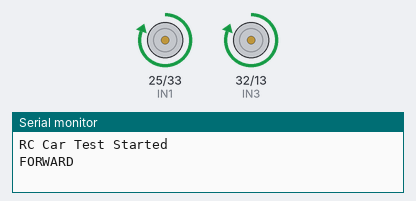
Bench run of a sketch on a simulated ESP32. Shown: motor-driver pin pairs drawn as motors (green arrow = first pin HIGH = forward, orange = second pin HIGH = backward, longer = more drive, scaled by the enable pin), the last lines printed to the serial monitor.

Above: at 1.0 s.
At 4.0 s:
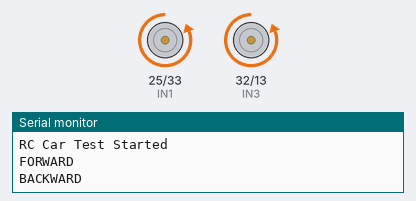
At 7.0 s:
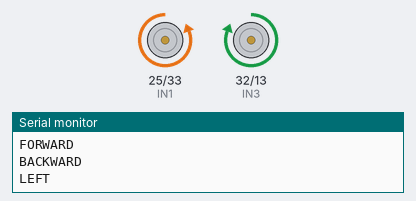
At 12.0 s:
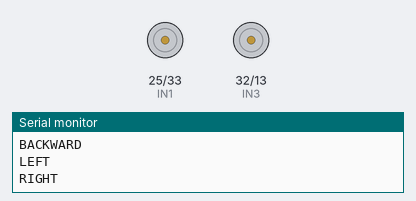
Timing chart, 0 to 16.9 s (numbered marks = the images above):
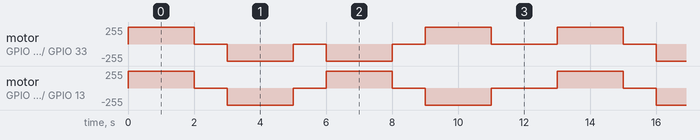

Measured:
- by itself, motor on GPIO 25 (IN1) / GPIO 33 (IN2): repeats every 13.0 s: 2 × (stopped 1.0 s, backward 255/255 2.0 s), stopped 1.0 s, forward 255/255 2.0 s, stopped 2.0 s, forward 255/255 2.0 s
- by itself, motor on GPIO 32 (IN3) / GPIO 13 (IN4): repeats every 13.0 s: stopped 1.0 s, backward 255/255 2.0 s, stopped 1.0 s, forward 255/255 2.0 s, stopped 1.0 s, backward 255/255 2.0 s, stopped 2.0 s, forward 255/255 2.0 s

The sketch:

motor_test.ino
```cpp
//======================================
// ESP32 + L298N RC Car Test
//======================================

// Left Motor
const int ENA = 26;
const int IN1 = 25;
const int IN2 = 33;

// Right Motor
const int ENB = 14;
const int IN3 = 32;
const int IN4 = 13;

void setup()
{
  Serial.begin(115200);

  pinMode(ENA, OUTPUT);
  pinMode(IN1, OUTPUT);
  pinMode(IN2, OUTPUT);

  pinMode(ENB, OUTPUT);
  pinMode(IN3, OUTPUT);
  pinMode(IN4, OUTPUT);

  // Full Speed
  analogWrite(ENA, 255);
  analogWrite(ENB, 255);

  stopCar();

  Serial.println("RC Car Test Started");
}

void loop()
{
  Serial.println("FORWARD");
  forward();
  delay(2000);

  stopCar();
  delay(1000);

  Serial.println("BACKWARD");
  backward();
  delay(2000);

  stopCar();
  delay(1000);

  Serial.println("LEFT");
  left();
  delay(2000);

  stopCar();
  delay(1000);

  Serial.println("RIGHT");
  right();
  delay(2000);

  stopCar();
  delay(2000);
}

//==========================

void forward()
{
  digitalWrite(IN1, HIGH);
  digitalWrite(IN2, LOW);

  digitalWrite(IN3, HIGH);
  digitalWrite(IN4, LOW);
}

void backward()
{
  digitalWrite(IN1, LOW);
  digitalWrite(IN2, HIGH);

  digitalWrite(IN3, LOW);
  digitalWrite(IN4, HIGH);
}

void left()
{
  // Left motor reverse
  digitalWrite(IN1, LOW);
  digitalWrite(IN2, HIGH);

  // Right motor forward
  digitalWrite(IN3, HIGH);
  digitalWrite(IN4, LOW);
}

void right()
{
  // Left motor forward
  digitalWrite(IN1, HIGH);
  digitalWrite(IN2, LOW);

  // Right motor reverse
  digitalWrite(IN3, LOW);
  digitalWrite(IN4, HIGH);
}

void stopCar()
{
  digitalWrite(IN1, LOW);
  digitalWrite(IN2, LOW);

  digitalWrite(IN3, LOW);
  digitalWrite(IN4, LOW);
}
```
